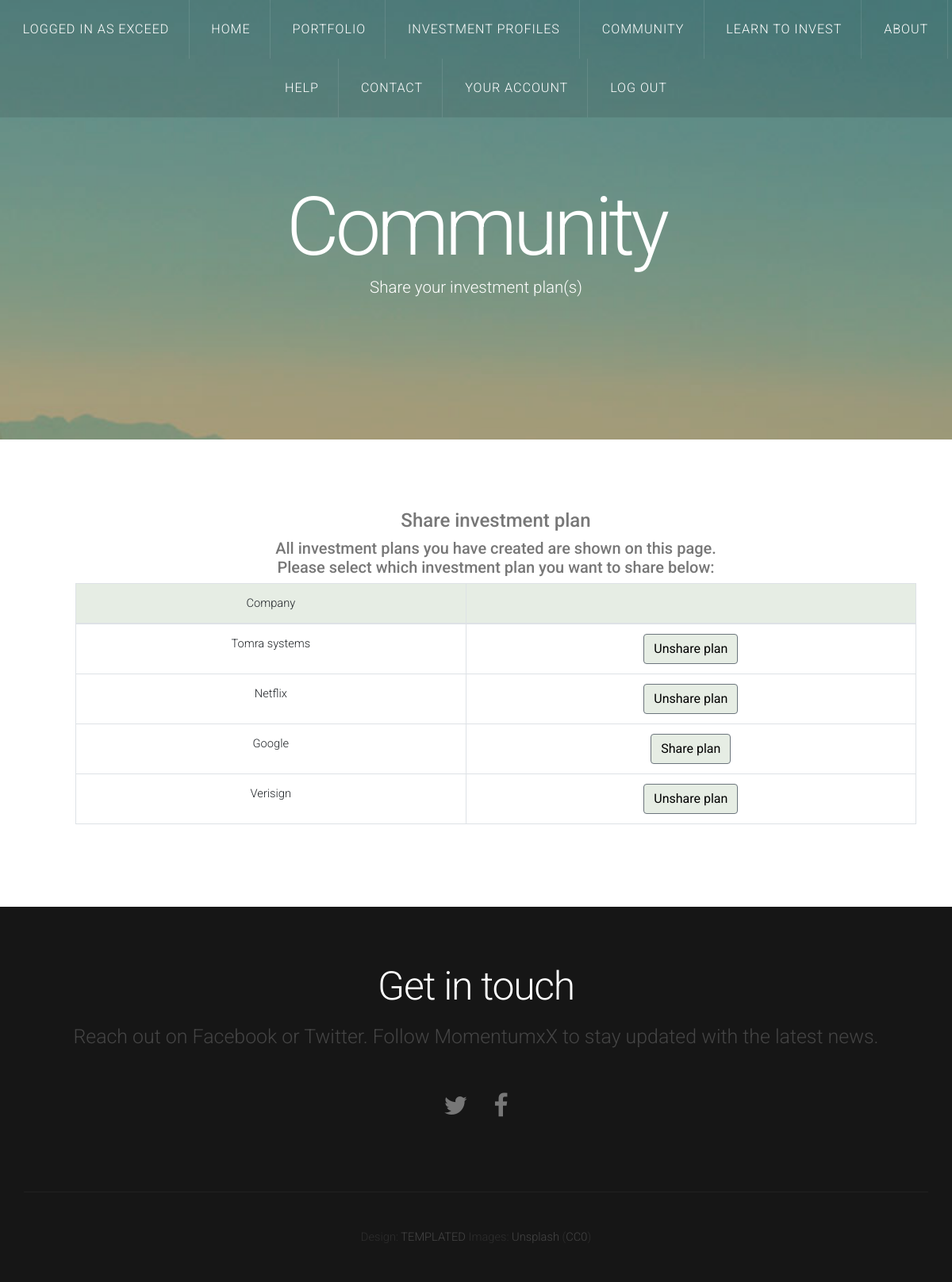
Page //social/add/plan/ (signed in) on the committed database.
### inv_profiles/models.py (models this page shows, shortened)
class Profile(models.Model):
    EXCHANGE_CHOICES = [
        ('NDAQ', 'NASDAQ'),
        ('OSEBX', 'Oslo stock exchange'),
    ]
    RATING_CHOICES = [
        ('1', 'Excellent'),
        ('2', 'Very good'),
        ('3', 'Good'),
        ('4', 'Poor'),
        ('5', 'Very poor'),
    ]
    MOMENTUM_CHOICES = [
        ('1', 'Excellent performing stock'),
        ('2', 'Strong performing stock'),
        ('3', 'Average performing stock'),
        ('4', 'Slow performing stock'),
        ('5', 'Poor performing stock'),
    ]
    INVESTMENT_TYPE_CHOICES = [
        ('1', 'Growth stock investment'),
        ('2', 'Value stock investment'),
        ('3', 'Trading investment'),
        ('4', 'Day trade investment'),
    ]
    INVESTMENT_STATUS_CHOICES = [
        ('1', 'Good standing'),
        ('2', 'Watch closely'),
        ('3', 'Needs to be replaced'),
    ]
    TECH_ENTRY_CHOICES = [
        ('1', 'Good entry at this time'),
        ('2', 'Might be good entry soon'),
        ('3', 'Not a good entry at this time'),
    ]
    FUNDAMENTAL_ENTRY_CHOICES = [
        ('1', 'Excellent fundamentals'),
        ('2', 'Good fundamentals'),
        ('3', 'Average fundamentals'),
        ('4', 'Terrible fundamentals'),
    ]
    INVESTMENT_DECISION_CHOICES = [
        ('1', 'Invested'),
        ('2', 'Approved'),
        ('3', 'On watchlist'),
        ('4', 'Rejected'),
    ]
    company = models.CharField(max_length=200)
    exchange = models.CharField(max_length=200,
                                choices=EXCHANGE_CHOICES,
                                default="None")
    ticker = models.CharField(max_length=10,
                              default="None")
    rating = models.CharField(max_length=50,
                              choices=RATING_CHOICES,
                              default="None")
    stock_momentum = models.CharField(max_length=50,
                                      choices=MOMENTUM_CHOICES,
                                      default="None")
    investment_type = models.CharField(max_length=50,
                                       choices=INVESTMENT_TYPE_CHOICES,
                                       default="None")
    investment_status = models.CharField(max_length=50,
                                         choices=INVESTMENT_STATUS_CHOICES,
                                         default="None")
    investment_decision = models.CharField(max_length=50,
                                           choices=INVESTMENT_DECISION_CHOICES,
                                           default="None")
    tech_analysis_opinion = models.CharField(max_length=50,
                                             choices=TECH_ENTRY_CHOICES,
                                             default="None")
    fundamental_analysis_opinion = models.CharField(max_length=50,
                                                    choices=FUNDAMENTAL_ENTRY_CHOICES,
                                                    default="None")
    entry_strategy = models.CharField(max_length=250,
                                      default="No strategy defined")
    exit_strategy = models.CharField(max_length=250,
                                     default="No strategy defined")
    general_notes = models.CharField(max_length=250,
                                     default="",
                                     blank=True)
    user = models.ForeignKey(User, on_delete=models.CASCADE, blank=True)
    shared = models.BooleanField(default=False)

### social/views.py (the view, shortened to what this page needs)
# urls.py: path('/add/plan/', views.add_inv_plan, name="add_inv_plan"),
def add_inv_plan(request, plan_id=0):
    authenticated = False
    if request.user.is_authenticated:
        user = request.user
        authenticated = True
        user_inv_plans = Profile.objects.filter(user=user)
    return render(request, 'social/add_inv_plan.html',
                  {'user': user,
                   'authenticated': authenticated,
                   'user_inv_plans': user_inv_plans})

### social/templates/social/add_inv_plan.html
{% extends 'momentumx/base_content_nosidebar.html' %}
{% block main %}
<div class="container">
				<div id="logo">
					<h1><a href="#">Community</a></h1>
					<span class="tag">Share your investment plan(s)</span>
				</div>
			</div>
		</div>
		<div id="main" style="style: border: 5px solid green">
			<div id="content" class="container" style="margin: 0px auto">
				<section>
					<div class="row" style="margin: 0px auto">
						<div class="col-md-12" style="margin: 0px auto">
							<p class="h4">Share investment plan</p>
							{% if authenticated %}
								<p class="h5">
									{% if user_inv_plans %}
										All investment plans you have created are shown on this page.
										<br />
										Please select which investment plan you want to share below:
										<table class="table table-bordered">
											<thead>
												<tr>
													<th style="background-color: #e6ede4">Company</th>
													<th style="background-color: #e6ede4"></th>
												</tr>
											</thead>
											<tbody>
												{% for user_plan in user_inv_plans %}
												    <tr>
													    <td>{{ user_plan.company }}</td>
													    <td>
														{% if user_plan.shared %}
                                                            <a href="{% url 'social:add_inv_plan' user_plan.id %}" class="btn btn-secondary" style="background-color: #e6ede4; color: black">Unshare plan</a>
														{% else %}
														    <a href="{% url 'social:add_inv_plan' user_plan.id %}" class="btn btn-secondary" style="background-color: #e6ede4; color: black">Share plan</a>
														{% endif %}
													    </td>
												    </tr>
												{% endfor %}
											</tbody>
										</table>
									{% else %}
										You dont have any investment plans to share.
										<br />
										You need to create one or more investment plans in order to share them.
										<br />
										To created an investment plan, <a href="">click here</a>.
									{% endif %}
								</p>
							{% else %}
								<p class="h5">
									You need to be logged in to share any investment plans.
									<br />
									You can <a href="">log-in here</a> or <a href="">create a new account</a>.
								</p>
							{% endif %}
						</div>
					</div>
				</section>
			</div>
		</div>
{% endblock %}

### templates/momentumx/base.html (shortened to what this page needs)
{% load static %}
{% block core_content %}
<!DOCTYPE HTML>
<html>
	<head>
		<link rel="stylesheet" href="https://stackpath.bootstrapcdn.com/bootstrap/4.3.1/css/bootstrap.min.css">
		<link rel="stylesheet" href="{% static 'momentumx/css/skel-noscript.css' %}" />
		<link rel="stylesheet" href="{% static 'momentumx/css/style.css' %}" />
		<link rel="stylesheet" href="{% static 'momentumx/css/style-desktop.css' %}" />
	</head>
	<body class="homepage">
		<div id="header">
			<div id="nav-wrapper">
				<nav id="nav">
					<ul>
						{% if user.is_authenticated %}
						<li><a href="">Logged in as {{ user.username }}</a></li>
						{% endif %}
						<li class="active"><a href="{% url 'info:index' %}">Home</a></li>
                        <li><a href="{% url 'inv_profiles:profiles' %}">Portfolio</a></li>
							<li><a href="{% url 'inv_profiles:profiles' %}">Investment profiles</a></li>
							<li><a href="{% url 'social:index' %}">Community</a></li>
						<li><a href="{% url 'info:learn_to_invest' %}">Learn to invest</a></li>
						<li><a href="{% url 'info:about' %}">About</a></li>
						<li><a href="{% url 'info:help' %}">Help</a></li>
						<li><a href="{% url 'info:contact' %}">Contact</a></li>
						{% if user.is_authenticated %}
							<li><a href="{% url 'user:user_profile' %}">Your account</a></li>
							<li><a href="{% url 'user:logout_user' %}">Log out</a></li>
						{% endif %}
					</ul>
				</nav>
			</div>
{% endblock %}
{% block main %}{% endblock %}
{% block footer %}
		<div id="footer">
			<div class="container">
				<section>
					<header>
						<h2>Get in touch</h2>
						<span class="byline">Reach out on Facebook or Twitter. Follow MomentumxX to stay updated with the latest news.</span>
					</header>
					<ul class="contact">
						<li><a href="#" class="fa fa-twitter"><span>Twitter</span></a></li>
						<li class="active"><a href="#" class="fa fa-facebook"><span>Facebook</span></a></li>
					</ul>
				</section>
			</div>
		</div>
		<div id="copyright">
			<div class="container">
				Design: <a href="http://templated.co">TEMPLATED</a> Images: <a href="http://unsplash.com">Unsplash</a> (<a href="http://unsplash.com/cc0">CC0</a>)
			</div>
		</div>
	</body>
</html>
{% endblock %}

### static/momentumx/css/skel-noscript.css (style rules this page uses)
html,body,div,span,applet,object,iframe,h1,h2,h3,h4,h5,h6,p,blockquote,pre,a,abbr,acronym,address,big,cite,code,del,dfn,em,img,ins,kbd,q,s,samp,small,strike,strong,sub,sup,tt,var,b,u,i,center,dl,dt,dd,ol,ul,li,fieldset,form,label,legend,table,caption,tbody,tfoot,thead,tr,th,td,article,aside,canvas,details,embed,figure,figcaption,footer,header,hgroup,menu,nav,output,ruby,section,summary,time,mark,audio,video { margin:0;padding:0;border:0;font-size:100%;font:inherit;vertical-align:baseline; }
article,aside,details,figcaption,figure,footer,header,hgroup,menu,nav,section { display:block; }
body { line-height:1; }
ol,ul { list-style:none; }
table { border-collapse:collapse;border-spacing:0; }
body { -webkit-text-size-adjust:none }
*, *:before, *:after { -moz-box-sizing: border-box; -webkit-box-sizing: border-box; -o-box-sizing: border-box; -ms-box-sizing: border-box; box-sizing: border-box; }
body { min-width: 1200px; }
.container { width: 1200px; margin-left: auto; margin-right: auto; }
.row > * { padding: 50px 0 0 50px; float: left; -moz-box-sizing: border-box; -webkit-box-sizing: border-box; -o-box-sizing: border-box; -ms-box-sizing: border-box; box-sizing: border-box; }
.row { margin-left: -50px; }
.row:after { content: ''; display: block; clear: both; height: 0; }
.row:first-child > * { padding-top: 0; }
.row > * { padding-top: 0; }

### static/momentumx/css/style-desktop.css (style rules this page uses)
header { margin-bottom: 1.6em; }
header h2 { font-size: 3.4em; }
header .byline { font-size: 1.7em; }
#header { padding: 10em 0 6em 0; }
.homepage #header { padding: 16em 0 12em 0; }
#main { padding: 6em 0em; }
#footer { padding: 6em 0em; }

### static/momentumx/css/style-1000px.css (style rules this page uses)
body,input,textarea,select { font-size: 11pt; }
header { margin-bottom: 1.6em; }
header h2 { font-size: 2.8em; }
header .byline { font-size: 1.2em; }

### rows in the picture
Profile: company "Tomra systems", shared "Unshare plan"
Profile: company "Netflix", shared "Unshare plan"
Profile: company "Google", shared "Share plan"
Profile: company "Verisign", shared "Unshare plan"

### other values in the picture
{{ user.username }} "EXCEED"
